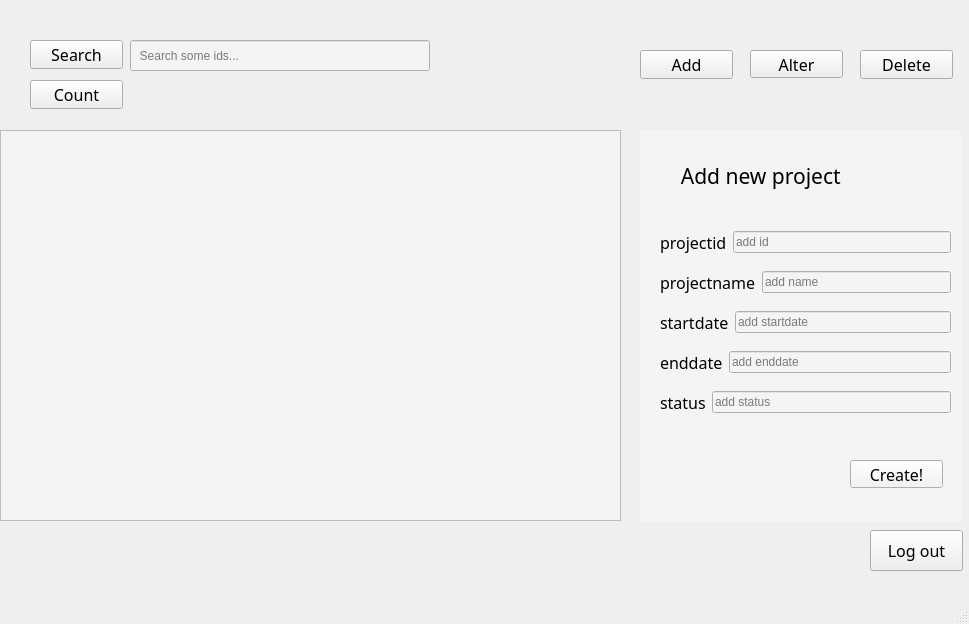
<?xml version="1.0" encoding="UTF-8"?>
<ui version="4.0">
 <class>managerpage</class>
 <widget class="QMainWindow" name="managerpage">
  <property name="geometry">
   <rect>
    <x>0</x>
    <y>0</y>
    <width>969</width>
    <height>624</height>
   </rect>
  </property>
  <property name="windowTitle">
   <string>MainWindow</string>
  </property>
  <property name="styleSheet">
   <string notr="true">#managerpage{
border-image: url(:/picture2.jpg);
}</string>
  </property>
  <widget class="QWidget" name="centralwidget">
   <widget class="QTableView" name="cardTable">
    <property name="geometry">
     <rect>
      <x>0</x>
      <y>130</y>
      <width>621</width>
      <height>391</height>
     </rect>
    </property>
    <property name="styleSheet">
     <string notr="true">background-color: rgb(244, 244, 244);</string>
    </property>
   </widget>
   <widget class="QStackedWidget" name="controlPage">
    <property name="geometry">
     <rect>
      <x>640</x>
      <y>130</y>
      <width>321</width>
      <height>391</height>
     </rect>
    </property>
    <property name="styleSheet">
     <string notr="true">background-color: rgb(255, 255, 255);
background-color: rgb(244, 244, 244);</string>
    </property>
    <property name="currentIndex">
     <number>0</number>
    </property>
    <widget class="QWidget" name="page">
     <widget class="QLabel" name="label_6">
      <property name="geometry">
       <rect>
        <x>30</x>
        <y>20</y>
        <width>251</width>
        <height>51</height>
       </rect>
      </property>
      <property name="font">
       <font>
        <family>MV Boli</family>
        <pointsize>16</pointsize>
       </font>
      </property>
      <property name="lineWidth">
       <number>4</number>
      </property>
      <property name="text">
       <string>  Add new project</string>
      </property>
      <property name="indent">
       <number>-1</number>
      </property>
     </widget>
     <widget class="QPushButton" name="pushButton_addcreate">
      <property name="geometry">
       <rect>
        <x>210</x>
        <y>330</y>
        <width>93</width>
        <height>28</height>
       </rect>
      </property>
      <property name="font">
       <font>
        <family>MV Boli</family>
        <pointsize>12</pointsize>
       </font>
      </property>
      <property name="text">
       <string>Create!</string>
      </property>
     </widget>
     <widget class="QWidget" name="layoutWidget">
      <property name="geometry">
       <rect>
        <x>20</x>
        <y>90</y>
        <width>291</width>
        <height>205</height>
       </rect>
      </property>
      <layout class="QVBoxLayout" name="verticalLayout_3">
       <item>
        <layout class="QHBoxLayout" name="horizontalLayout_9">
         <item>
          <widget class="QLabel" name="label">
           <property name="font">
            <font>
             <family>MV Boli</family>
             <pointsize>12</pointsize>
            </font>
           </property>
           <property name="text">
            <string>projectid</string>
           </property>
          </widget>
         </item>
         <item>
          <widget class="QLineEdit" name="setid">
           <property name="placeholderText">
            <string>add id</string>
           </property>
          </widget>
         </item>
        </layout>
       </item>
       <item>
        <layout class="QHBoxLayout" name="horizontalLayout_10">
         <item>
          <widget class="QLabel" name="label_2">
           <property name="font">
            <font>
             <family>MV Boli</family>
             <pointsize>12</pointsize>
            </font>
           </property>
           <property name="text">
            <string>projectname</string>
           </property>
          </widget>
         </item>
         <item>
          <widget class="QLineEdit" name="setname">
           <property name="placeholderText">
            <string>add name</string>
           </property>
          </widget>
         </item>
        </layout>
       </item>
       <item>
        <layout class="QHBoxLayout" name="horizontalLayout_11">
         <item>
          <widget class="QLabel" name="label_3">
           <property name="font">
            <font>
             <family>MV Boli</family>
             <pointsize>12</pointsize>
            </font>
           </property>
           <property name="text">
            <string>startdate</string>
           </property>
          </widget>
         </item>
         <item>
          <widget class="QLineEdit" name="setstart">
           <property name="placeholderText">
            <string>add startdate</string>
           </property>
          </widget>
         </item>
        </layout>
       </item>
       <item>
        <layout class="QHBoxLayout" name="horizontalLayout_12">
         <item>
          <widget class="QLabel" name="label_4">
           <property name="font">
            <font>
             <family>MV Boli</family>
             <pointsize>12</pointsize>
            </font>
           </property>
           <property name="text">
            <string>enddate</string>
           </property>
          </widget>
         </item>
         <item>
          <widget class="QLineEdit" name="setend">
           <property name="placeholderText">
            <string>add enddate</string>
           </property>
          </widget>
         </item>
        </layout>
       </item>
       <item>
        <layout class="QHBoxLayout" name="horizontalLayout_13">
         <item>
          <widget class="QLabel" name="label_5">
           <property name="font">
            <font>
             <family>MV Boli</family>
             <pointsize>12</pointsize>
            </font>
           </property>
           <property name="text">
            <string>status</string>
           </property>
          </widget>
         </item>
         <item>
          <widget class="QLineEdit" name="setstat">
           <property name="placeholderText">
            <string>add status</string>
           </property>
          </widget>
         </item>
        </layout>
       </item>
      </layout>
     </widget>
    </widget>
    <widget class="QWidget" name="page_2">
     <widget class="QLabel" name="label_23">
      <property name="geometry">
       <rect>
        <x>70</x>
        <y>20</y>
        <width>191</width>
        <height>51</height>
       </rect>
      </property>
      <property name="font">
       <font>
        <family>MV Boli</family>
        <pointsize>16</pointsize>
       </font>
      </property>
      <property name="text">
       <string>&lt;html&gt;&lt;head/&gt;&lt;body&gt;&lt;p&gt;Alter project&lt;/p&gt;&lt;/body&gt;&lt;/html&gt;</string>
      </property>
     </widget>
     <widget class="QPushButton" name="pushButton_altercreate">
      <property name="geometry">
       <rect>
        <x>220</x>
        <y>330</y>
        <width>93</width>
        <height>28</height>
       </rect>
      </property>
      <property name="font">
       <font>
        <family>MV Boli</family>
        <pointsize>12</pointsize>
       </font>
      </property>
      <property name="text">
       <string>Alter!</string>
      </property>
     </widget>
     <widget class="QWidget" name="layoutWidget">
      <property name="geometry">
       <rect>
        <x>20</x>
        <y>90</y>
        <width>291</width>
        <height>205</height>
       </rect>
      </property>
      <layout class="QVBoxLayout" name="verticalLayout">
       <item>
        <layout class="QHBoxLayout" name="horizontalLayout">
         <item>
          <widget class="QLabel" name="label_7">
           <property name="font">
            <font>
             <family>MV Boli</family>
             <pointsize>12</pointsize>
            </font>
           </property>
           <property name="text">
            <string>projectid</string>
           </property>
          </widget>
         </item>
         <item>
          <widget class="QLineEdit" name="chooseid">
           <property name="placeholderText">
            <string>alter id</string>
           </property>
          </widget>
         </item>
        </layout>
       </item>
       <item>
        <layout class="QHBoxLayout" name="horizontalLayout_2">
         <item>
          <widget class="QLabel" name="label_8">
           <property name="font">
            <font>
             <family>MV Boli</family>
             <pointsize>12</pointsize>
            </font>
           </property>
           <property name="text">
            <string>projectname</string>
           </property>
          </widget>
         </item>
         <item>
          <widget class="QLineEdit" name="newname">
           <property name="placeholderText">
            <string>alter name</string>
           </property>
          </widget>
         </item>
        </layout>
       </item>
       <item>
        <layout class="QHBoxLayout" name="horizontalLayout_3">
         <item>
          <widget class="QLabel" name="label_9">
           <property name="font">
            <font>
             <family>MV Boli</family>
             <pointsize>12</pointsize>
            </font>
           </property>
           <property name="text">
            <string>startdate</string>
           </property>
          </widget>
         </item>
         <item>
          <widget class="QLineEdit" name="newstart">
           <property name="placeholderText">
            <string>alter startdate</string>
           </property>
          </widget>
         </item>
        </layout>
       </item>
       <item>
        <layout class="QHBoxLayout" name="horizontalLayout_4">
         <item>
          <widget class="QLabel" name="label_10">
           <property name="font">
            <font>
             <family>MV Boli</family>
             <pointsize>12</pointsize>
            </font>
           </property>
           <property name="text">
            <string>enddate</string>
           </property>
          </widget>
         </item>
         <item>
          <widget class="QLineEdit" name="newend">
           <property name="placeholderText">
            <string>alter enddate</string>
           </property>
          </widget>
         </item>
        </layout>
       </item>
       <item>
        <layout class="QHBoxLayout" name="horizontalLayout_5">
         <item>
          <widget class="QLabel" name="label_11">
           <property name="font">
            <font>
             <family>MV Boli</family>
             <pointsize>12</pointsize>
            </font>
           </property>
           <property name="text">
            <string>status</string>
           </property>
          </widget>
         </item>
         <item>
          <widget class="QLineEdit" name="newstat">
           <property name="placeholderText">
            <string>alter status</string>
           </property>
          </widget>
         </item>
        </layout>
       </item>
      </layout>
     </widget>
    </widget>
    <widget class="QWidget" name="page_3">
     <widget class="QLabel" name="label_12">
      <property name="geometry">
       <rect>
        <x>70</x>
        <y>30</y>
        <width>191</width>
        <height>41</height>
       </rect>
      </property>
      <property name="font">
       <font>
        <family>MV Boli</family>
        <pointsize>16</pointsize>
       </font>
      </property>
      <property name="text">
       <string>Delete project</string>
      </property>
     </widget>
     <widget class="QPushButton" name="pushButton_deletecreate">
      <property name="geometry">
       <rect>
        <x>200</x>
        <y>320</y>
        <width>93</width>
        <height>29</height>
       </rect>
      </property>
      <property name="font">
       <font>
        <family>MV Boli</family>
        <pointsize>12</pointsize>
       </font>
      </property>
      <property name="text">
       <string>Delete!</string>
      </property>
     </widget>
     <widget class="QWidget" name="layoutWidget">
      <property name="geometry">
       <rect>
        <x>16</x>
        <y>120</y>
        <width>291</width>
        <height>166</height>
       </rect>
      </property>
      <layout class="QVBoxLayout" name="verticalLayout_2">
       <item>
        <layout class="QHBoxLayout" name="horizontalLayout_6">
         <item>
          <widget class="QLabel" name="label_13">
           <property name="font">
            <font>
             <family>MV Boli</family>
             <pointsize>12</pointsize>
            </font>
           </property>
           <property name="text">
            <string>projectid</string>
           </property>
          </widget>
         </item>
         <item>
          <widget class="QLineEdit" name="deleteid">
           <property name="placeholderText">
            <string>delete id</string>
           </property>
          </widget>
         </item>
        </layout>
       </item>
       <item>
        <spacer name="verticalSpacer">
         <property name="orientation">
          <enum>Qt::Orientation::Vertical</enum>
         </property>
         <property name="sizeHint" stdset="0">
          <size>
           <width>20</width>
           <height>18</height>
          </size>
         </property>
        </spacer>
       </item>
       <item>
        <layout class="QHBoxLayout" name="horizontalLayout_7">
         <item>
          <widget class="QLabel" name="label_14">
           <property name="font">
            <font>
             <family>MV Boli</family>
             <pointsize>12</pointsize>
            </font>
           </property>
           <property name="text">
            <string>projectname</string>
           </property>
          </widget>
         </item>
         <item>
          <widget class="QLineEdit" name="deletename">
           <property name="placeholderText">
            <string>delete name</string>
           </property>
          </widget>
         </item>
        </layout>
       </item>
       <item>
        <spacer name="verticalSpacer_4">
         <property name="orientation">
          <enum>Qt::Orientation::Vertical</enum>
         </property>
         <property name="sizeHint" stdset="0">
          <size>
           <width>20</width>
           <height>13</height>
          </size>
         </property>
        </spacer>
       </item>
       <item>
        <layout class="QHBoxLayout" name="horizontalLayout_8">
         <item>
          <widget class="QLabel" name="label_15">
           <property name="font">
            <font>
             <family>MV Boli</family>
             <pointsize>12</pointsize>
            </font>
           </property>
           <property name="text">
            <string>status</string>
           </property>
          </widget>
         </item>
         <item>
          <widget class="QLineEdit" name="deletestatus">
           <property name="placeholderText">
            <string>delete status</string>
           </property>
          </widget>
         </item>
        </layout>
       </item>
      </layout>
     </widget>
    </widget>
   </widget>
   <widget class="QPushButton" name="pushButton_add">
    <property name="geometry">
     <rect>
      <x>640</x>
      <y>50</y>
      <width>93</width>
      <height>29</height>
     </rect>
    </property>
    <property name="font">
     <font>
      <family>MV Boli</family>
      <pointsize>12</pointsize>
     </font>
    </property>
    <property name="text">
     <string>Add</string>
    </property>
   </widget>
   <widget class="QPushButton" name="pushButton_alter">
    <property name="geometry">
     <rect>
      <x>750</x>
      <y>50</y>
      <width>93</width>
      <height>28</height>
     </rect>
    </property>
    <property name="font">
     <font>
      <family>MV Boli</family>
      <pointsize>12</pointsize>
     </font>
    </property>
    <property name="text">
     <string>Alter</string>
    </property>
   </widget>
   <widget class="QPushButton" name="pushButton_delete">
    <property name="geometry">
     <rect>
      <x>860</x>
      <y>50</y>
      <width>93</width>
      <height>29</height>
     </rect>
    </property>
    <property name="font">
     <font>
      <family>MV Boli</family>
      <pointsize>12</pointsize>
     </font>
    </property>
    <property name="text">
     <string>Delete</string>
    </property>
   </widget>
   <widget class="QPushButton" name="pushButton_search">
    <property name="geometry">
     <rect>
      <x>30</x>
      <y>40</y>
      <width>93</width>
      <height>29</height>
     </rect>
    </property>
    <property name="font">
     <font>
      <family>MV Boli</family>
      <pointsize>12</pointsize>
     </font>
    </property>
    <property name="text">
     <string>Search</string>
    </property>
   </widget>
   <widget class="QLineEdit" name="searchid">
    <property name="geometry">
     <rect>
      <x>130</x>
      <y>40</y>
      <width>300</width>
      <height>31</height>
     </rect>
    </property>
    <property name="minimumSize">
     <size>
      <width>300</width>
      <height>31</height>
     </size>
    </property>
    <property name="maximumSize">
     <size>
      <width>300</width>
      <height>31</height>
     </size>
    </property>
    <property name="styleSheet">
     <string notr="true">background-color: rgb(244, 244, 244);</string>
    </property>
    <property name="placeholderText">
     <string>  Search some ids...</string>
    </property>
    <property name="cursorMoveStyle">
     <enum>Qt::CursorMoveStyle::VisualMoveStyle</enum>
    </property>
   </widget>
   <widget class="QPushButton" name="pushButton_logout">
    <property name="geometry">
     <rect>
      <x>870</x>
      <y>530</y>
      <width>93</width>
      <height>41</height>
     </rect>
    </property>
    <property name="font">
     <font>
      <family>MV Boli</family>
      <pointsize>12</pointsize>
     </font>
    </property>
    <property name="text">
     <string>Log out</string>
    </property>
   </widget>
   <widget class="QPushButton" name="pushButton_count">
    <property name="geometry">
     <rect>
      <x>30</x>
      <y>80</y>
      <width>93</width>
      <height>29</height>
     </rect>
    </property>
    <property name="font">
     <font>
      <family>MV Boli</family>
      <pointsize>12</pointsize>
     </font>
    </property>
    <property name="text">
     <string>Count</string>
    </property>
   </widget>
   <widget class="QLabel" name="rowcount_project">
    <property name="geometry">
     <rect>
      <x>140</x>
      <y>80</y>
      <width>67</width>
      <height>20</height>
     </rect>
    </property>
    <property name="font">
     <font>
      <pointsize>16</pointsize>
     </font>
    </property>
    <property name="styleSheet">
     <string notr="true"/>
    </property>
    <property name="text">
     <string/>
    </property>
   </widget>
  </widget>
  <widget class="QMenuBar" name="menubar">
   <property name="geometry">
    <rect>
     <x>0</x>
     <y>0</y>
     <width>969</width>
     <height>26</height>
    </rect>
   </property>
  </widget>
  <widget class="QStatusBar" name="statusbar"/>
 </widget>
 <resources/>
 <connections/>
</ui>
